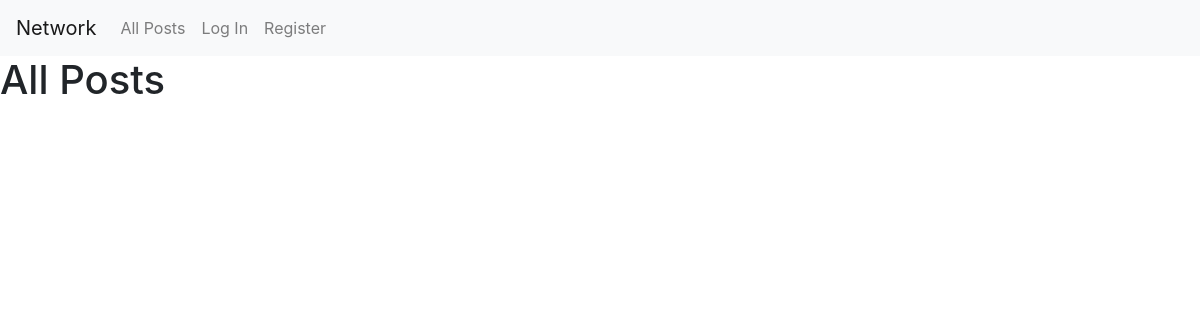
The app's page /, older data.
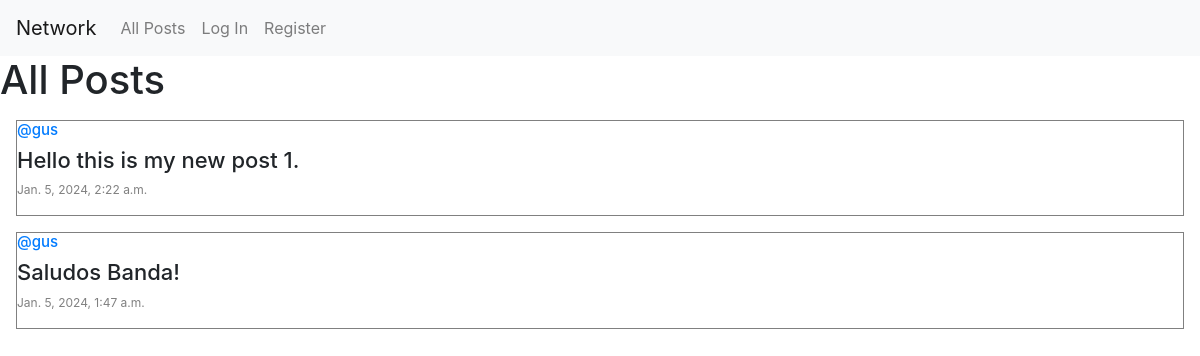
The same page, newer data.
### network/models.py (models this page shows, shortened)
class Post(models.Model):
    content = models.CharField(max_length=140)
    user = models.ForeignKey(User, on_delete=models.CASCADE, related_name="author")
    date = models.DateTimeField(auto_now_add=True)

class User(AbstractUser):
    pass

### network/views.py (the view)
# urls.py: path("", views.index, name="index"),
def index(request):
    all_posts = Post.objects.all().order_by("id").reverse()
    paginator = Paginator(all_posts, 10)
    page_number = request.GET.get("page")
    posts_on_page = paginator.get_page(page_number)
    return render(
        request,
        "network/index.html",
        {"all_posts": all_posts, "posts_on_page": posts_on_page},
    )

### network/templates/network/index.html (shortened to what this page needs)
{% extends "network/layout.html" %}
{% block body %}
    <h1>All Posts</h1>
        <div>
        {% for post in posts_on_page %}
            <div style="border: solid .1px gray; margin: 1em;" >
                <h5 style="font-size: 15px;"><a href="{% url 'profile' user_id=post.user.id %}">@{{ post.user }}</a></h5>
                <h6 style="font-size: 22px;">{{ post.content }}</h6>
                <p style="color: gray; font-size: 12px;">{{ post.date }}</p>
            </div>
        {% endfor %}
        </div>
{% endblock %}

### network/templates/network/layout.html (shortened to what this page needs)
{% load static %}
<!DOCTYPE html>
<html lang="en">
    <head>
        <link rel="stylesheet" href="https://stackpath.bootstrapcdn.com/bootstrap/4.4.1/css/bootstrap.min.css">
        <link href="{% static 'network/styles.css' %}" rel="stylesheet">
    </head>
    <body>
        <nav class="navbar navbar-expand-lg navbar-light bg-light">
            <a class="navbar-brand" href="#">Network</a>
            <div>
                <ul class="navbar-nav mr-auto">
                    <li class="nav-item">
                        <a class="nav-link" href="{% url 'index' %}">All Posts</a>
                    </li>
                    {% if user.is_authenticated %}
                        <li class="nav-item">
                            <a class="nav-link" href="{% url 'following' %}">Following</a>
                        </li>
                        <li class="nav-item">
                            <a class="nav-link" href="{% url 'logout' %}">Log Out</a>
                        </li>
                    {% else %}
                        <li class="nav-item">
                            <a class="nav-link" href="{% url 'login' %}">Log In</a>
                        </li>
                        <li class="nav-item">
                            <a class="nav-link" href="{% url 'register' %}">Register</a>
                        </li>
                    {% endif %}
                </ul>
            </div>
        </nav>
        <div class="body">
            {% block body %}
            {% endblock %}
        </div>
    </body>
</html>

Row changes from the older to the newer data that the page shows:
added Post: user "gus", content "Hello this is my new post 1.", date "Jan. 5, 2024, 2:22 a.m."
added Post: user "gus", content "Saludos Banda!", date "Jan. 5, 2024, 1:47 a.m."
